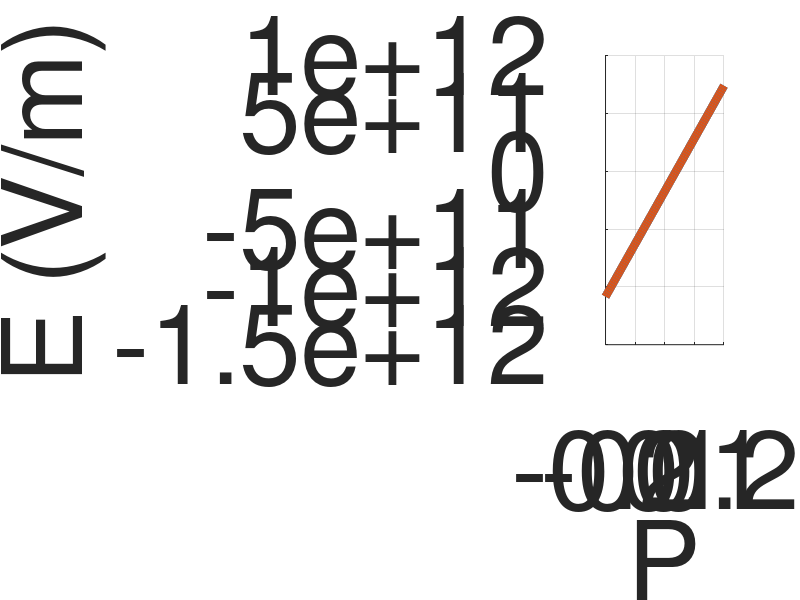

This figure's MATLAB source:
% Create a figure with 1080p resolution
figure('Position', [100, 100, 1300, 1080]);

% Define the coefficients
alpha0 = 119.61e1;
alpha1 = 2.099e+02;
beta = -2.844e+02;
gamma = 2.546e+04;
epsilon = 1e7;
Q11=0.0228;
C11=2.88e11;
C11=2.88e11;
C12=1.15e11;

% Scaling
ab=1e7;
alpha0=alpha0/ab;
alpha1=alpha1/ab;
beta=beta/ab;
gamma=gamma/ab;

C11=C11/ab;
C12=C12/ab;

K = (C11+2*C12)/3;

% Define values of T and P
T_values = [300];
epsilon_values = [10, 10];

% Define the range of epsilon values
P_values = linspace(-0.2, 0.2, 100);
E_values = zeros(length(epsilon_values), length(P_values));

% Calculate E for each combination of P and epsilon
for i = 1:length(epsilon_values)
    P = epsilon_values(i);
    for j = 1:length(P_values)
        P = P_values(j);
        T = T_values(1); % Assuming a single value for T from T_values
        a = alpha0+ (alpha1*(T-676)+Q11*epsilon^2)*2*P + (3*beta-2*Q11*epsilon)*P^2 + 4*gamma*P.^3 - K*epsilon;
        b = 0;
        c = 0; % Placeholder value for c
        E_values(j, i) = a + b + c;
    end
end

% Plot the results
hold on;
for i = 1:length(epsilon_values)
    plot(P_values, E_values(:, i), 'LineWidth', 6);
end
hold off;

% Add labels and title
set(gca, 'FontSize', 80);
xlabel('P', 'FontSize', 80);
ylabel('E (V/m)', 'FontSize', 80);
%title('E(P, \epsilon) = \alpha_0 + 2\alpha_1 P + 3\beta P^2 + 4\gamma P^3 + 1/2C_{11}\epsilon^2+2Q_{11}\epsilon^2P', 'FontSize', 40);
grid on;

% Add horizontal and vertical lines at zero
%line([0 0], ylim, 'Color', 'k', 'LineWidth', 2); % Vertical line
%line(xlim, [0 0], 'Color', 'k', 'LineWidth', 2); % Horizontal line

% Remove x and y labels and data axis
%axis off;

% Save the figure as a tight-fit PDF file with high resolution
pdfFileName = 'P-Epsilon.pdf';
exportgraphics(gcf, pdfFileName, 'ContentType', 'vector', 'Resolution', 1080);
disp(['Tight-fit PDF saved as "', pdfFileName, '" in the current location.']);
